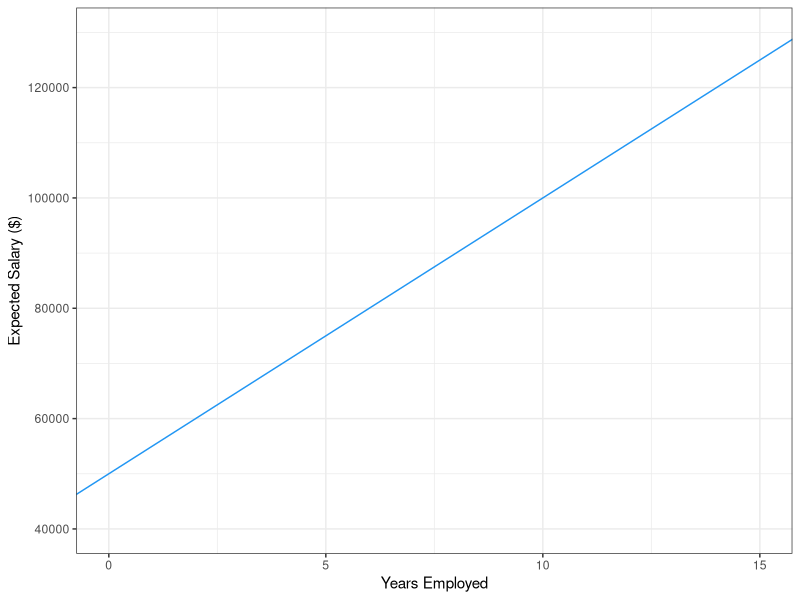
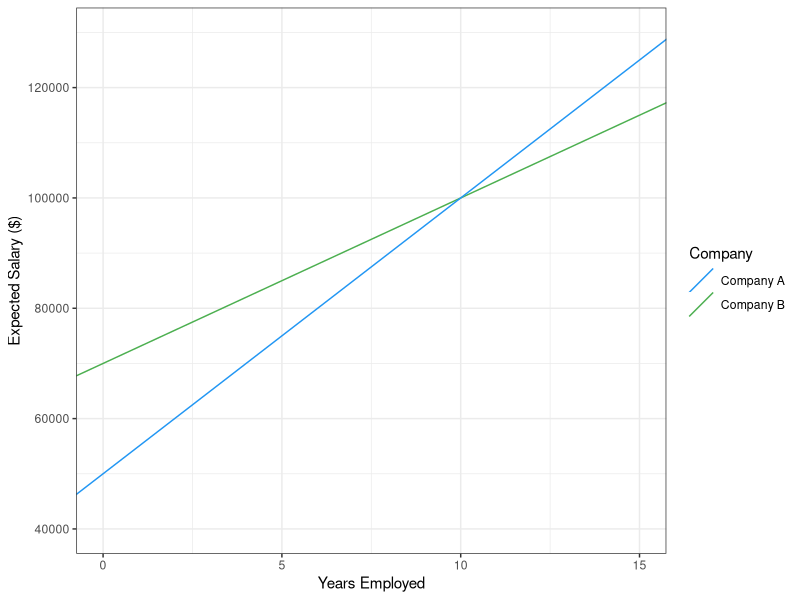
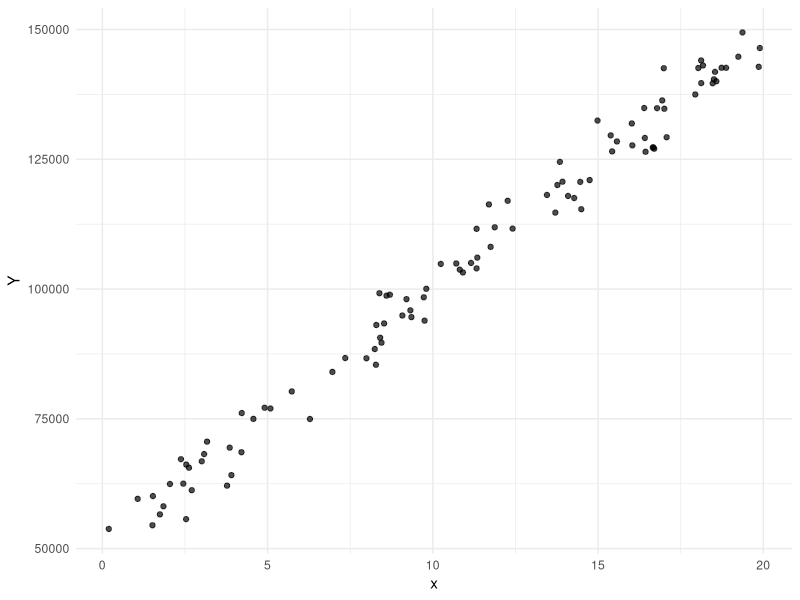

These figures' R source, in order:
## ---- chunk 1
#| include: false
library(ggplot2)
theme_set(theme_bw())
## ---- chunk 2
#| echo: false
#| fig-cap: "Expected salary at Company A as a function of years employed."
ggplot() +
  geom_abline(intercept = 5e4, slope = 5e3, colour = '#2196F3') +
  lims(x = c(0, 15), y = c(4e4, 13e4)) +
  labs(x = "Years Employed", y = "Expected Salary ($)")
## ---- chunk 3
#| echo: false
#| fig-cap: "Linear salary trends for two companies."
ggplot() +
  geom_abline(aes(intercept = 7e4, slope = 3e3, colour = "Company B")) +
  geom_abline(aes(intercept = 5e4, slope = 5e3, colour = "Company A")) +
  lims(x = c(0, 15), y = c(4e4, 13e4)) +
  labs(
    x = "Years Employed",
    y = "Expected Salary ($)",
    colour = "Company"
  ) +
  scale_color_manual(values = c("Company B" = "#4CAF50", "Company A" = "#2196F3"))
## ---- chunk 4
50000+(5000*10)
## ---- chunk 5
pnorm(11e4,1e5, 4e3, lower.tail = FALSE)
## ---- chunk 6
n <- 100
x <- runif(n, min = 0, max = 20)
head(x)
## ---- chunk 7
simple_linear_model <- function(x, alpha, beta, sigma) {
  E_Y <- alpha + (beta * x) # Expected value of Y 
  epsilon <- rnorm(length(x), mean = 0, sd = sigma) # random normal errors
  Y <- E_Y + epsilon # 'Observed' Y values
  return(Y) 
}
## ---- chunk 8
Y <- simple_linear_model(x, alpha=5e4, beta=5e3, sigma=4e3)
head(Y)
## ---- chunk 9
#| echo: false
#| fig-cap: "Data generated from the simple linear model $Y=50{,}000+5{,}000\\times x + \\varepsilon$, with $\\varepsilon\\sim N(0,4{,}000^2)$. Dashed line shows $E[Y|x] = \\alpha + \\beta x$."

library(ggplot2)

df <- data.frame(x = x, Y = Y)

ggplot(df, aes(x, Y)) +
  geom_point(alpha = 0.7) +
  theme_minimal()
